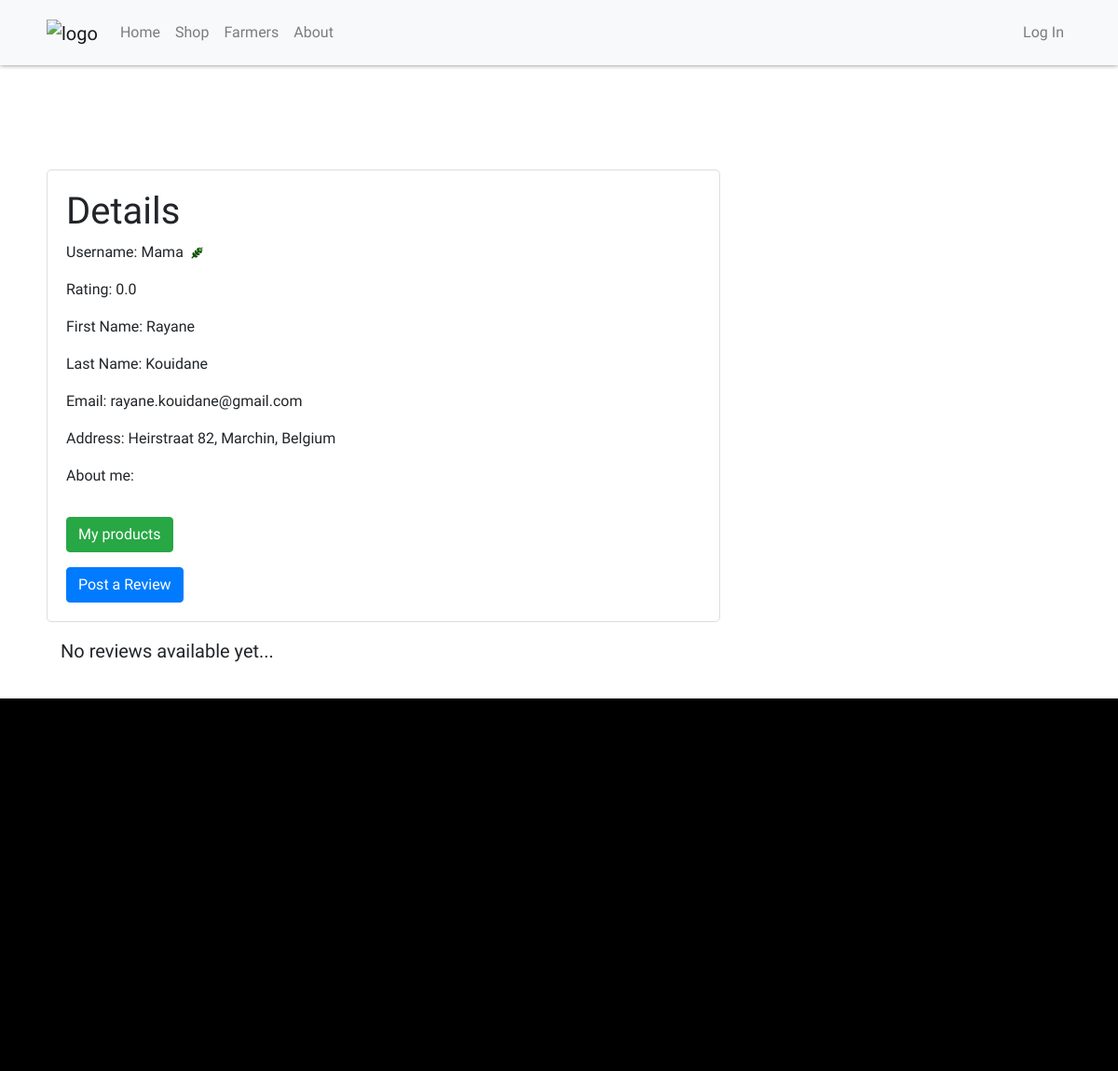
The app's page /accounts/user/6/, older data.
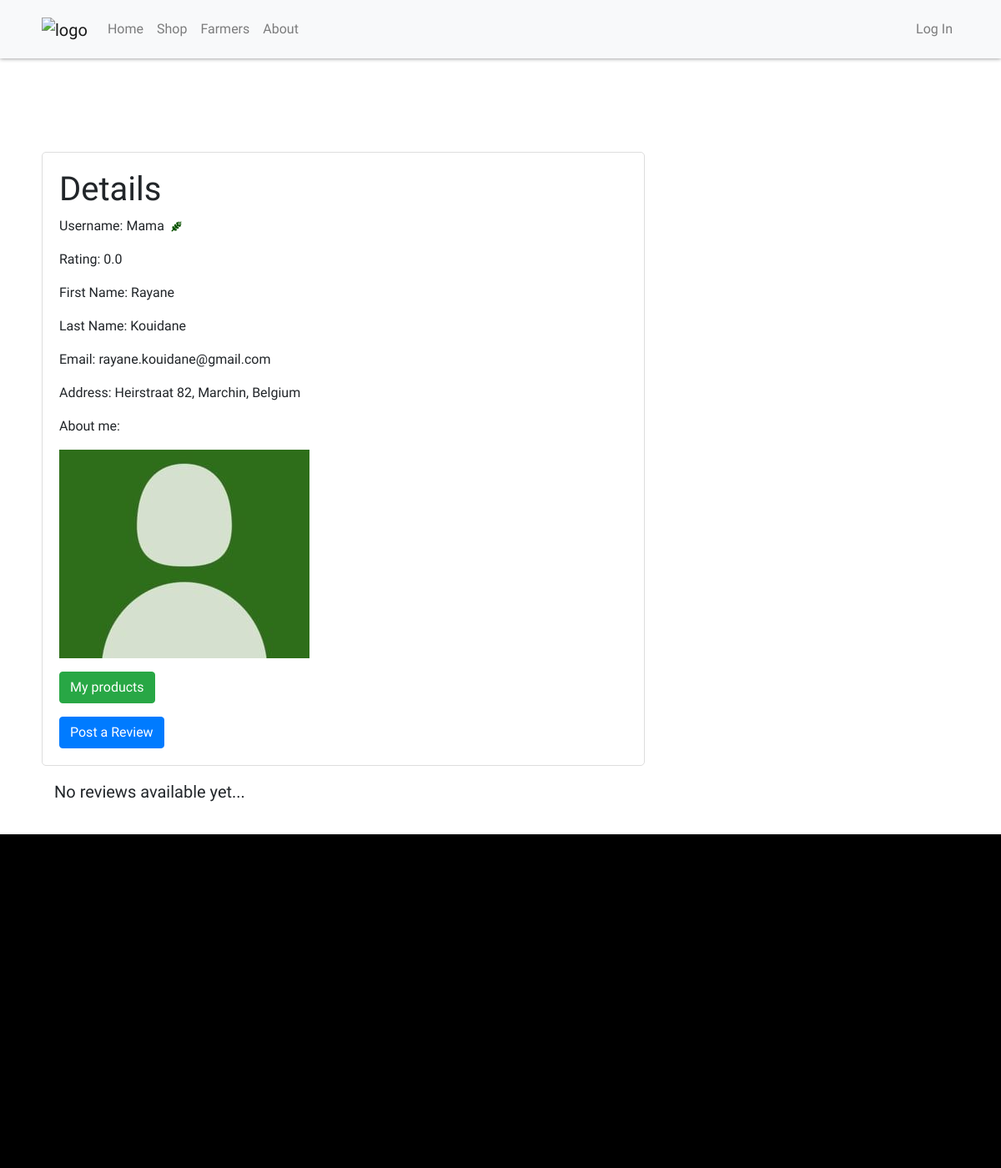
The same page, newer data.
### accounts/models.py (models this page shows, shortened)
class User(auth.models.AbstractUser):
    username = models.CharField(max_length=50, unique=True)
    is_farmer = models.BooleanField(default=False)
    farm_nr = models.CharField(max_length=200, null=True)
    address = models.CharField(max_length=300, null=True)
    city = models.CharField(max_length=200, null=True)
    state = models.CharField(max_length=50, null=True)
    zip_code = models.CharField(max_length=20, null=True)
    country = CountryField(null=True)
    phone_number = PhoneNumberField(blank=True, null=True)
    latitude = models.FloatField(blank=True, null=True)
    longitude = models.FloatField(blank=True, null=True)
    profile_pic = models.ImageField(upload_to="pfp/", blank=True, null=True, default="pfp/default.jpg")
    avg_rating = models.DecimalField(max_digits=2, decimal_places=1, default=0)
    bio = models.TextField(blank=True)
    class Meta:
        verbose_name = "Farmer"

### accounts/views.py (the view)
# urls.py: path("user/<int:pk>/", views.UserDetail.as_view(), name="user_detail"),
class UserDetail(DetailBreadcrumbMixin, DetailView):
    model = User
    template_name = "accounts/user_detail.html"
    context_object_name = "user_detail"
    def get_queryset(self):
        return super().get_queryset().prefetch_related("farmer_reviews")
    def get_context_data(self, **kwargs):
        context = super().get_context_data(**kwargs)
        farmer = context["user_detail"]
        context["review_type"] = "farmer"
        context["reviews"] = farmer.farmer_reviews.all()
        return context

### accounts/templates/accounts/user_detail.html (shortened to what this page needs)
{% extends "base.html" %}
{% load bootstrap4 %}
{% load static %}
{% block content %}
<div class="container">
    <div class="row">
        <div class="col-md-8">
            <div class="user-info" data-user-id={{ user.pk }}>
                <h1>Details</h1>
                <p>Username: {{ user_detail.username }}
                    <span class="badge">
                        {% if user_detail.is_farmer %}
                        <i class="fa-solid fa-wheat-awn" style="color: #0a5200;"></i>
                        {% endif %}
                    </span>
                </p>
                {% if user_detail.is_farmer %}
                <p>Rating: {{ user_detail.avg_rating }}</p>
                {% endif %}
                <p>First Name: {{ user_detail.first_name }}</p>
                <p>Last Name: {{ user_detail.last_name }}</p>
                <p>Email: {{ user_detail.email }}</p>
                <p>Address: {{ user_detail.address }}, {{ user_detail.city }}, {{ user_detail.country.name }}</p>
                <p>About me:</p>
                {% if user_detail.profile_pic %}
                <img src="{{ user_detail.profile_pic.url }}" class="img-fluid">
                {% endif %}
                {% if user_detail.is_farmer %}
                <form method="get" action="{% url "products:farmer_products" pk=user_detail.pk %}">
                    <button type="submit" class="btn btn-success mt-3 mb-3">
                        My products
                    </button>
                </form>
                <button class="btn btn-primary" data-toggle="modal" data-target="#reviewModal">Post a Review</button>
                {% endif %}
                </div>
            </div>
        </div>
        <div class="col-md-4">
            {% if reviews %}
                <h2 class="mb-4">Reviews</h2>
                <ul class="list-group">
                    {% for review in reviews %}
                        <li class="section-style mb-3">
                            <p><strong>Name:</strong> {{ review.user.username }}</p>
                            <p><strong>Date:</strong> {{ review.date }}</p>
                            <p><strong>Rating:</strong> {{ review.rating }}/5</p>
                            <p><strong>Review:</strong> {{ review.review }}</p>
                            {% if review.replies.exists %}
                            <button type="button" class="btn btn-link" onclick="toggleReplies({{ review.id }})">
                                See Replies
                            </button>
                            {% endif %}
                            <button type="button" class="btn btn-link" data-toggle="modal" data-target="#replyModal{{ review.id }}">
                                Add Reply
                            </button>
                        </li>
                        <ul id="replies{{ review.id }}" class="list-unstyled" style="display: none;">
                            {% for reply in review.replies.all %}
                            <li>
                                <p><strong>Replied by:</strong> {{ reply.farmer.username }}</p>
                                <p><strong>Date:</strong> {{ reply.date }}</p>
                                <p><strong>Reply:</strong> {{ reply.reply }}</p>
                            </li>
                            {% endfor %}
                            </ul>
                    {% endfor %}
                </ul>
                {% else %}
                <p class="lead mt-3 mb-3">No reviews available yet...</p>
            {% endif %}
        </div>
    </div>
{% endblock %}

Row changes from the older to the newer data that the page shows:
changed User "Mama": profile_pic: picture added
